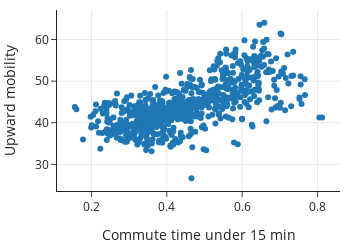

The notebook cell saved with this chart:
### Markdown cell above
Each row represents one commuting zone.
The column `aum` has the average AUM for people born in the commuting zone in 1980–82 to parents in the 25th income percentile.
There are many columns in this data frame, but for now we focus
on the fraction of people in a CZ that have a 15-minute or shorter commute time, 
which is called `travel_lt15`.
We plot AUM against this fraction to look at the relationship between the two variables:

### Code cell
px.scatter(cz_df, x='travel_lt15', y='aum', width=350, height=250,
          labels={'travel_lt15':'Commute time under 15 min', 'aum':'Upward mobility'})

### Figure 1 — Plotly figure (JSON) as saved in the notebook; plotly's stock layout.template omitted (floating-point values rounded to 4 significant figures; data arrays with more than 128 entries replaced by an {"elided": "..."} marker saying what was removed)
{"data": [{"hovertemplate": "Commute time under 15 min=%{x}<br>Upward mobility=%{y}<extra></extra>", "legendgroup": "", "marker": {"color": "#1F77B4", "symbol": "circle"}, "mode": "markers", "name": "", "orientation": "v", "showlegend": false, "type": "scatter", "x": {"elided": "705 float values"}, "xaxis": "x", "y": {"elided": "705 float values"}, "yaxis": "y"}], "layout": {"height": 250, "legend": {"tracegroupgap": 0}, "width": 350, "xaxis": {"anchor": "y", "autorange": true, "domain": [0, 1], "range": [0.1086, 0.8595], "title": {"text": "Commute time under 15 min"}, "type": "linear"}, "yaxis": {"anchor": "x", "autorange": true, "domain": [0, 1], "range": [23.6, 67.1], "title": {"text": "Upward mobility"}, "type": "linear"}}}
